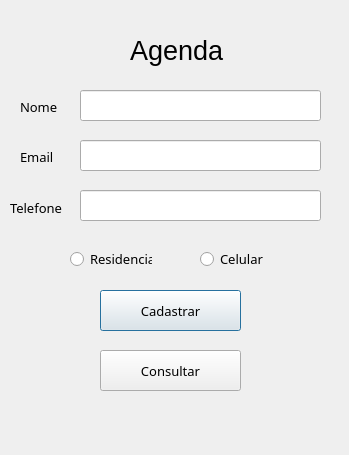
<?xml version="1.0" encoding="UTF-8"?>
<ui version="4.0">
 <class>Dialog</class>
 <widget class="QDialog" name="Dialog">
  <property name="geometry">
   <rect>
    <x>0</x>
    <y>0</y>
    <width>349</width>
    <height>455</height>
   </rect>
  </property>
  <property name="windowTitle">
   <string>Dialog</string>
  </property>
  <widget class="QPushButton" name="btnCadastro">
   <property name="geometry">
    <rect>
     <x>100</x>
     <y>290</y>
     <width>141</width>
     <height>41</height>
    </rect>
   </property>
   <property name="font">
    <font>
     <family>Rockwell</family>
     <pointsize>10</pointsize>
    </font>
   </property>
   <property name="text">
    <string>Cadastrar</string>
   </property>
  </widget>
  <widget class="QLabel" name="label_2">
   <property name="geometry">
    <rect>
     <x>20</x>
     <y>100</y>
     <width>47</width>
     <height>13</height>
    </rect>
   </property>
   <property name="font">
    <font>
     <family>Rockwell</family>
     <pointsize>10</pointsize>
    </font>
   </property>
   <property name="text">
    <string>Nome</string>
   </property>
  </widget>
  <widget class="QLineEdit" name="input_name">
   <property name="geometry">
    <rect>
     <x>80</x>
     <y>90</y>
     <width>241</width>
     <height>31</height>
    </rect>
   </property>
   <property name="font">
    <font>
     <family>Rockwell</family>
     <pointsize>10</pointsize>
    </font>
   </property>
  </widget>
  <widget class="QLabel" name="label_3">
   <property name="geometry">
    <rect>
     <x>20</x>
     <y>150</y>
     <width>47</width>
     <height>13</height>
    </rect>
   </property>
   <property name="font">
    <font>
     <family>Rockwell</family>
     <pointsize>10</pointsize>
    </font>
   </property>
   <property name="text">
    <string>Email</string>
   </property>
  </widget>
  <widget class="QLineEdit" name="input_email">
   <property name="geometry">
    <rect>
     <x>80</x>
     <y>140</y>
     <width>241</width>
     <height>31</height>
    </rect>
   </property>
   <property name="font">
    <font>
     <family>Rockwell</family>
     <pointsize>10</pointsize>
    </font>
   </property>
  </widget>
  <widget class="QLabel" name="label_4">
   <property name="geometry">
    <rect>
     <x>10</x>
     <y>200</y>
     <width>61</width>
     <height>16</height>
    </rect>
   </property>
   <property name="font">
    <font>
     <family>Rockwell</family>
     <pointsize>10</pointsize>
    </font>
   </property>
   <property name="text">
    <string>Telefone</string>
   </property>
  </widget>
  <widget class="QLineEdit" name="input_telefone">
   <property name="geometry">
    <rect>
     <x>80</x>
     <y>190</y>
     <width>241</width>
     <height>31</height>
    </rect>
   </property>
   <property name="font">
    <font>
     <family>Rockwell</family>
     <pointsize>10</pointsize>
    </font>
   </property>
  </widget>
  <widget class="QRadioButton" name="residencial_check">
   <property name="geometry">
    <rect>
     <x>70</x>
     <y>250</y>
     <width>82</width>
     <height>18</height>
    </rect>
   </property>
   <property name="font">
    <font>
     <family>Rockwell</family>
     <pointsize>10</pointsize>
    </font>
   </property>
   <property name="text">
    <string>Residencial</string>
   </property>
  </widget>
  <widget class="QRadioButton" name="telefone_check">
   <property name="geometry">
    <rect>
     <x>200</x>
     <y>250</y>
     <width>82</width>
     <height>18</height>
    </rect>
   </property>
   <property name="font">
    <font>
     <family>Rockwell</family>
     <pointsize>10</pointsize>
    </font>
   </property>
   <property name="text">
    <string>Celular</string>
   </property>
  </widget>
  <widget class="QPushButton" name="btnConsulta">
   <property name="geometry">
    <rect>
     <x>100</x>
     <y>350</y>
     <width>141</width>
     <height>41</height>
    </rect>
   </property>
   <property name="font">
    <font>
     <family>Rockwell</family>
     <pointsize>10</pointsize>
    </font>
   </property>
   <property name="text">
    <string>Consultar</string>
   </property>
  </widget>
  <widget class="QLabel" name="label_6">
   <property name="geometry">
    <rect>
     <x>130</x>
     <y>30</y>
     <width>151</width>
     <height>41</height>
    </rect>
   </property>
   <property name="font">
    <font>
     <pointsize>20</pointsize>
    </font>
   </property>
   <property name="contextMenuPolicy">
    <enum>Qt::NoContextMenu</enum>
   </property>
   <property name="text">
    <string>Agenda</string>
   </property>
  </widget>
 </widget>
 <resources/>
 <connections/>
</ui>
